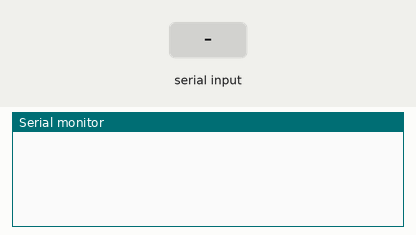
This sketch was run on a simulated Arduino Uno, built with avr-gcc and run on an emulated ATmega328P. Parts: the last lines printed to the serial monitor. Inputs (shaded band) come from the test bench.

Above: at 1.2 s.
1.3 s: "90,45\n" received over Serial
At 2.0 s:
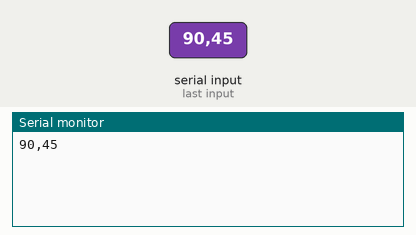
2.8 s: "5\n" received over Serial
At 4.2 s:
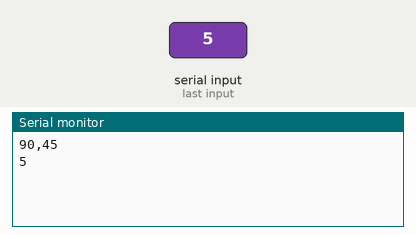

Measured:
- after the input at 1.3 s, the serial monitor: prints a new line at once (image 1)
- after the input at 2.8 s, the serial monitor: prints a new line at once (image 2)

The sketch:

abcd_protocal.ino
```cpp
//a90b 이후에 나오는 문자(b포함)는 모두 삭제됨
void setup() {
  Serial.begin(9600);
}

void loop() {
  if(Serial.available() > 0) {
    String uga = Serial.readStringUntil('\n');
    int start = uga.indexOf('a');
    int end = uga.indexOf('b');
    //Serial.println(uga);
    String sub_uga = uga.substring(start+1, end);
    int uga_num = sub_uga.toInt();
    Serial.println(sub_uga);
  }
}
```
